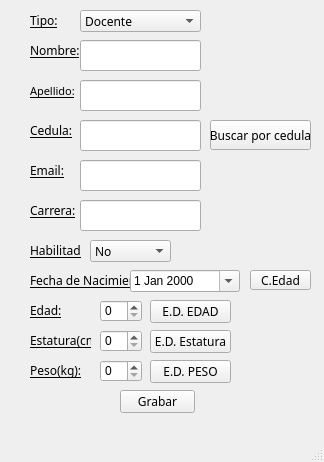
<?xml version="1.0" encoding="UTF-8"?>
<ui version="4.0">
 <class>vtn_principal</class>
 <widget class="QMainWindow" name="vtn_principal">
  <property name="geometry">
   <rect>
    <x>0</x>
    <y>0</y>
    <width>324</width>
    <height>462</height>
   </rect>
  </property>
  <property name="windowTitle">
   <string>Ingreso Persona</string>
  </property>
  <widget class="QWidget" name="centralwidget">
   <widget class="QLabel" name="lbl_nombre">
    <property name="geometry">
     <rect>
      <x>30</x>
      <y>40</y>
      <width>51</width>
      <height>21</height>
     </rect>
    </property>
    <property name="font">
     <font>
      <family>Tw Cen MT Condensed Extra Bold</family>
      <underline>true</underline>
     </font>
    </property>
    <property name="text">
     <string>Nombre:</string>
    </property>
   </widget>
   <widget class="QLineEdit" name="txt_nombre">
    <property name="geometry">
     <rect>
      <x>80</x>
      <y>40</y>
      <width>121</width>
      <height>31</height>
     </rect>
    </property>
    <property name="font">
     <font>
      <family>MV Boli</family>
     </font>
    </property>
    <property name="maxLength">
     <number>50</number>
    </property>
   </widget>
   <widget class="QPushButton" name="btn_grabar">
    <property name="geometry">
     <rect>
      <x>120</x>
      <y>390</y>
      <width>75</width>
      <height>23</height>
     </rect>
    </property>
    <property name="font">
     <font>
      <family>Bahnschrift Light SemiCondensed</family>
     </font>
    </property>
    <property name="text">
     <string>Grabar</string>
    </property>
   </widget>
   <widget class="QLabel" name="lbl_apellido">
    <property name="geometry">
     <rect>
      <x>30</x>
      <y>80</y>
      <width>51</width>
      <height>21</height>
     </rect>
    </property>
    <property name="font">
     <font>
      <family>Tw Cen MT Condensed Extra Bold</family>
      <pointsize>8</pointsize>
      <underline>true</underline>
     </font>
    </property>
    <property name="text">
     <string>Apellido:</string>
    </property>
   </widget>
   <widget class="QLineEdit" name="txt_apellido">
    <property name="geometry">
     <rect>
      <x>80</x>
      <y>80</y>
      <width>121</width>
      <height>31</height>
     </rect>
    </property>
    <property name="font">
     <font>
      <family>MV Boli</family>
     </font>
    </property>
    <property name="maxLength">
     <number>50</number>
    </property>
   </widget>
   <widget class="QComboBox" name="cb_tipo_persona">
    <property name="geometry">
     <rect>
      <x>80</x>
      <y>10</y>
      <width>121</width>
      <height>22</height>
     </rect>
    </property>
    <property name="font">
     <font>
      <family>Bahnschrift Light SemiCondensed</family>
     </font>
    </property>
    <item>
     <property name="text">
      <string>Docente</string>
     </property>
    </item>
    <item>
     <property name="text">
      <string>Estudiante</string>
     </property>
    </item>
   </widget>
   <widget class="QLabel" name="lbl_tipo_persona">
    <property name="geometry">
     <rect>
      <x>30</x>
      <y>10</y>
      <width>51</width>
      <height>21</height>
     </rect>
    </property>
    <property name="font">
     <font>
      <family>Tw Cen MT Condensed Extra Bold</family>
      <underline>true</underline>
     </font>
    </property>
    <property name="text">
     <string>Tipo:</string>
    </property>
   </widget>
   <widget class="QLabel" name="lbl_cedula">
    <property name="geometry">
     <rect>
      <x>30</x>
      <y>120</y>
      <width>51</width>
      <height>21</height>
     </rect>
    </property>
    <property name="font">
     <font>
      <family>Tw Cen MT Condensed Extra Bold</family>
      <underline>true</underline>
     </font>
    </property>
    <property name="text">
     <string>Cedula:</string>
    </property>
   </widget>
   <widget class="QLineEdit" name="txt_cedula">
    <property name="geometry">
     <rect>
      <x>80</x>
      <y>120</y>
      <width>121</width>
      <height>31</height>
     </rect>
    </property>
    <property name="font">
     <font>
      <family>MV Boli</family>
     </font>
    </property>
    <property name="maxLength">
     <number>10</number>
    </property>
   </widget>
   <widget class="QLabel" name="lbl_email">
    <property name="geometry">
     <rect>
      <x>30</x>
      <y>160</y>
      <width>51</width>
      <height>21</height>
     </rect>
    </property>
    <property name="font">
     <font>
      <family>Tw Cen MT Condensed Extra Bold</family>
      <underline>true</underline>
     </font>
    </property>
    <property name="text">
     <string>Email:</string>
    </property>
   </widget>
   <widget class="QLineEdit" name="txt_email">
    <property name="geometry">
     <rect>
      <x>80</x>
      <y>160</y>
      <width>121</width>
      <height>31</height>
     </rect>
    </property>
    <property name="font">
     <font>
      <family>MV Boli</family>
     </font>
    </property>
    <property name="maxLength">
     <number>100</number>
    </property>
   </widget>
   <widget class="QPushButton" name="btn_buscar_cedula">
    <property name="geometry">
     <rect>
      <x>210</x>
      <y>120</y>
      <width>101</width>
      <height>30</height>
     </rect>
    </property>
    <property name="font">
     <font>
      <family>Bahnschrift Light SemiCondensed</family>
     </font>
    </property>
    <property name="text">
     <string>Buscar por cedula</string>
    </property>
   </widget>
   <widget class="QLabel" name="lbl_estatura">
    <property name="geometry">
     <rect>
      <x>30</x>
      <y>330</y>
      <width>61</width>
      <height>21</height>
     </rect>
    </property>
    <property name="font">
     <font>
      <family>Tw Cen MT Condensed Extra Bold</family>
      <underline>true</underline>
     </font>
    </property>
    <property name="text">
     <string>Estatura(cm)l:</string>
    </property>
   </widget>
   <widget class="QSpinBox" name="sp_estatura">
    <property name="geometry">
     <rect>
      <x>100</x>
      <y>330</y>
      <width>42</width>
      <height>22</height>
     </rect>
    </property>
    <property name="maximum">
     <number>300</number>
    </property>
   </widget>
   <widget class="QPushButton" name="btn_estatura">
    <property name="geometry">
     <rect>
      <x>150</x>
      <y>330</y>
      <width>81</width>
      <height>23</height>
     </rect>
    </property>
    <property name="font">
     <font>
      <family>Bahnschrift Light SemiCondensed</family>
     </font>
    </property>
    <property name="text">
     <string>E.D. Estatura</string>
    </property>
   </widget>
   <widget class="QLabel" name="lbl_peso">
    <property name="geometry">
     <rect>
      <x>30</x>
      <y>360</y>
      <width>61</width>
      <height>21</height>
     </rect>
    </property>
    <property name="font">
     <font>
      <family>Tw Cen MT Condensed Extra Bold</family>
      <underline>true</underline>
     </font>
    </property>
    <property name="text">
     <string>Peso(kg):</string>
    </property>
   </widget>
   <widget class="QSpinBox" name="sp_peso">
    <property name="geometry">
     <rect>
      <x>100</x>
      <y>360</y>
      <width>42</width>
      <height>22</height>
     </rect>
    </property>
    <property name="maximum">
     <number>90</number>
    </property>
   </widget>
   <widget class="QLabel" name="lbl_edad">
    <property name="geometry">
     <rect>
      <x>30</x>
      <y>300</y>
      <width>61</width>
      <height>21</height>
     </rect>
    </property>
    <property name="font">
     <font>
      <family>Tw Cen MT Condensed Extra Bold</family>
      <underline>true</underline>
     </font>
    </property>
    <property name="text">
     <string>Edad:</string>
    </property>
   </widget>
   <widget class="QSpinBox" name="sp_edad">
    <property name="geometry">
     <rect>
      <x>100</x>
      <y>300</y>
      <width>42</width>
      <height>22</height>
     </rect>
    </property>
    <property name="maximum">
     <number>100</number>
    </property>
   </widget>
   <widget class="QLabel" name="lbl_edad_2">
    <property name="geometry">
     <rect>
      <x>30</x>
      <y>270</y>
      <width>111</width>
      <height>21</height>
     </rect>
    </property>
    <property name="font">
     <font>
      <family>Tw Cen MT Condensed Extra Bold</family>
      <underline>true</underline>
     </font>
    </property>
    <property name="text">
     <string>Fecha de Nacimiento:</string>
    </property>
   </widget>
   <widget class="QPushButton" name="btn_edad">
    <property name="geometry">
     <rect>
      <x>150</x>
      <y>300</y>
      <width>81</width>
      <height>23</height>
     </rect>
    </property>
    <property name="font">
     <font>
      <family>Bahnschrift Light SemiCondensed</family>
     </font>
    </property>
    <property name="text">
     <string>E.D. EDAD</string>
    </property>
   </widget>
   <widget class="QPushButton" name="btn_peso">
    <property name="geometry">
     <rect>
      <x>150</x>
      <y>360</y>
      <width>81</width>
      <height>23</height>
     </rect>
    </property>
    <property name="font">
     <font>
      <family>Bahnschrift Light SemiCondensed</family>
     </font>
    </property>
    <property name="text">
     <string>E.D. PESO</string>
    </property>
   </widget>
   <widget class="QLineEdit" name="txt_carrera">
    <property name="geometry">
     <rect>
      <x>80</x>
      <y>200</y>
      <width>121</width>
      <height>31</height>
     </rect>
    </property>
    <property name="font">
     <font>
      <family>MV Boli</family>
     </font>
    </property>
    <property name="text">
     <string/>
    </property>
    <property name="maxLength">
     <number>100</number>
    </property>
   </widget>
   <widget class="QLabel" name="lbl_carrera">
    <property name="geometry">
     <rect>
      <x>30</x>
      <y>200</y>
      <width>51</width>
      <height>21</height>
     </rect>
    </property>
    <property name="font">
     <font>
      <family>Tw Cen MT Condensed Extra Bold</family>
      <underline>true</underline>
     </font>
    </property>
    <property name="text">
     <string>Carrera:</string>
    </property>
   </widget>
   <widget class="QDateEdit" name="dae_fecha_nacimiento">
    <property name="geometry">
     <rect>
      <x>130</x>
      <y>270</y>
      <width>110</width>
      <height>22</height>
     </rect>
    </property>
    <property name="calendarPopup">
     <bool>true</bool>
    </property>
   </widget>
   <widget class="QLabel" name="lbl_tipo_persona_2">
    <property name="geometry">
     <rect>
      <x>30</x>
      <y>240</y>
      <width>51</width>
      <height>21</height>
     </rect>
    </property>
    <property name="font">
     <font>
      <family>Tw Cen MT Condensed Extra Bold</family>
      <underline>true</underline>
     </font>
    </property>
    <property name="text">
     <string>Habilitado:</string>
    </property>
   </widget>
   <widget class="QComboBox" name="cb_tipo_habilitado">
    <property name="geometry">
     <rect>
      <x>90</x>
      <y>240</y>
      <width>81</width>
      <height>22</height>
     </rect>
    </property>
    <property name="font">
     <font>
      <family>Bahnschrift Light SemiCondensed</family>
     </font>
    </property>
    <item>
     <property name="text">
      <string>No</string>
     </property>
    </item>
    <item>
     <property name="text">
      <string>Si</string>
     </property>
    </item>
   </widget>
   <widget class="QPushButton" name="btn_cal_edad">
    <property name="geometry">
     <rect>
      <x>250</x>
      <y>270</y>
      <width>61</width>
      <height>20</height>
     </rect>
    </property>
    <property name="font">
     <font>
      <family>Bahnschrift Light SemiCondensed</family>
     </font>
    </property>
    <property name="text">
     <string>C.Edad</string>
    </property>
   </widget>
  </widget>
  <widget class="QMenuBar" name="mnb_menu_principal">
   <property name="geometry">
    <rect>
     <x>0</x>
     <y>0</y>
     <width>324</width>
     <height>21</height>
    </rect>
   </property>
  </widget>
  <widget class="QStatusBar" name="stb_estado"/>
 </widget>
 <resources/>
 <connections/>
</ui>
